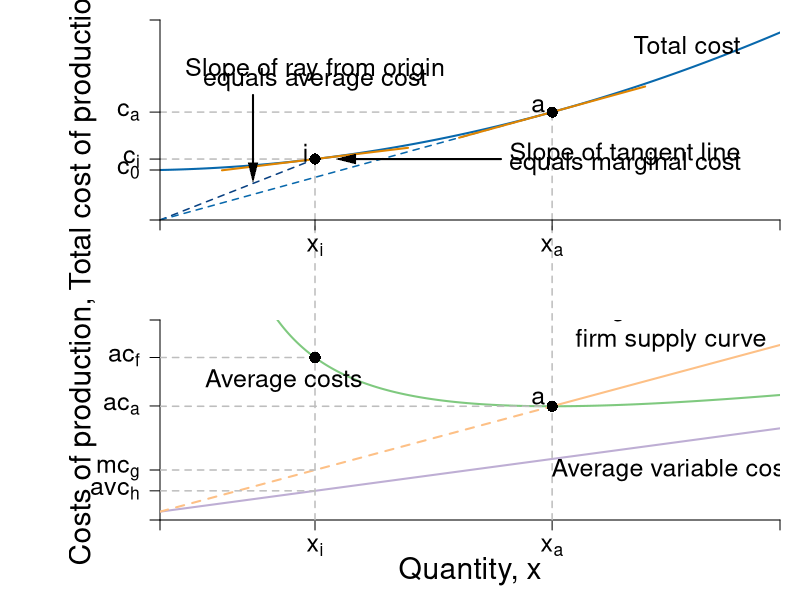

This chart was generated by the following R code:
#Graph Designer: Scott Cohn
#Authors: Bowles and Halliday
#Title: Microeconomics: Competition, Conflict and Coordination

require(shape)
pdf(file = "firmmarketsupply/tc_ac_mc_stacked.pdf", width = 9, height = 12)

#Set parameters for graphics
axislabelsize <- 1.8
labelsize <- 1.5
namesize <- 1.8
annotatesize <- 1.5
graphlinewidth <- 2
segmentlinewidth <- 1.5

COL <- c("#7fc97f", "#beaed4", "#fdc086", "#ffff99", "#386cb0", "#f0027f", "#bf5b17", "#666666")
COLA <- c("#99d8c9","#66c2a4","#41ae76", "#238b45", "#005824")
COLB <- c("#4eb3d3", "#2b8cbe", "#0868ac","#084081")

#Edited the margins to cater for the larger LHS labels
par(mar =  c(4, 8, 1, 1), mfrow = c(2, 1))


totalcost <- function(x, c0 = 10, c1 = 2, c2 = 0.5){
  c0 + c1*x + c2*x^2
}

avgcost <- function(x, c0 = 10, c1 = 2, c2 = 0.5){
  totalcost/x
}

avgvarcost <- function(x,  c1 = 0.05, c2 = 0.05){
  (c1*x + c2*x^2)/x
}

marginalcost <- function(x, c1 = 2, c2 = 0.5){
  c1 + 2*c2*x
}

mcline <- function(x, constant = 0.3181472, slope = 0.125){
  constant + slope*x
}

isocost <- function(l, c = 10, w = 1, r = 1) {
  c - (w/r)*l
}


isoquant <- function(l, alpha = 0.5, x = 5) {
  (x / l^alpha)^(1/(1 - alpha))
}

# total cost --------------------------------------------------------------


xlims <- c(0, 10)
ylims <- c(0, 8)

npts <- 501 
x <- seq(xlims[1], xlims[2], length.out = npts)
y <- seq(ylims[1], ylims[2], length.out = npts) 
a <- c(13, 16.75, 19.25)

plot(0, 0, xlim = xlims, ylim = ylims, type = "n",
     xlab = expression(paste("")),
     ylab = expression(paste("")), 
     xaxt = "n", 
     yaxt = "n", 
     cex.lab = axislabelsize, 
     bty = "n",
     xaxs = "i", 
     yaxs = "i")

# Choose x_i

i <- c(2, 2.5, 3, 3.5, 4)
xi <- i[2]

ticksy <- c(0, 2, totalcost(x = xi, c0 = 2, c1 = 0.05, c2 = 0.05), totalcost(x = 6.32456, c0 = 2, c1 = 0.05, c2 = 0.05), ylims[2])
ylabels <- c(NA, expression(paste(c[0])), expression(paste(c[i])), expression(paste(c[a])), NA)
ticksx <- c(0, xi, 6.32456, xlims[2])
xlabels <- c(NA, expression(paste(x[i])), expression(paste(x[a])), NA)

npts <- 500 
xx1 <- seq(xlims[1], xlims[2], length.out = npts)
xx3 <- seq(xi - 1.5, xi + 1.5, length.out = npts)
xx4 <- seq(4.82456, 7.82456, length.out = npts)


lines(xx1, totalcost(xx1, c0 = 2, c1 = 0.05, c2 = 0.05), col = COLB[3], lwd = graphlinewidth)

#Label the axes
#mtext(expression(paste("Quantity of output, ", x)), side = 1, line = 2.5, cex = axislabelsize)
text(-1.25, 0.5*ylims[2], expression(paste("Total cost of production, ", c)), xpd = TRUE, cex = axislabelsize, srt = 90) 

#Draw segments for average cost
segments(0, totalcost(x = xi, c0 = 2, c1 = 0.05, c2 = 0.05), xi, totalcost(x = xi, c0 = 2, c1 = 0.05, c2 = 0.05), lty = 2, col = "gray" , lwd = segmentlinewidth)
segments(xi, -20, xi, totalcost(x = xi, c0 = 2, c1 = 0.05, c2 = 0.05), lty = 2, col = "gray" , lwd = segmentlinewidth, xpd = TRUE)

segments(0, totalcost(x = 6.32456, c0 = 2, c1 = 0.05, c2 = 0.05), 6.32456, totalcost(x = 6.32456, c0 = 2, c1 = 0.05, c2 = 0.05), lty = 2, col = "gray" , lwd = segmentlinewidth)
segments(6.32456, -20, 6.32456, totalcost(x = 6.32456, c0 = 2, c1 = 0.05, c2 = 0.05), lty = 2, col = "gray" , lwd = segmentlinewidth, xpd = TRUE)

segments(0, 0, xi, totalcost(x = xi, c0 = 2, c1 = 0.05, c2 = 0.05), lty = 2, col = COLB[4] , lwd = segmentlinewidth)
segments(0, 0, 6.32456, totalcost(x = 6.32456, c0 = 2, c1 = 0.05, c2 = 0.05), lty = 2, col = COLB[3] , lwd = segmentlinewidth)

lines(xx3, mcline(xx3, constant = totalcost(x = xi, c0 = 2, c1 = 0.05, c2 = 0.05) - xi*marginalcost(x = xi, c1 = 0.05, c2 = 0.05), slope = marginalcost(x = xi, c1 = 0.05, c2 = 0.05)), 
      col = "#E18500", lty = 1, lwd = graphlinewidth)
lines(xx4, mcline(xx4, constant = totalcost(x = 6.32456, c0 = 2, c1 = 0.05, c2 = 0.05) - 6.32456*marginalcost(x = 6.32456, c1 = 0.05, c2 = 0.05), slope = marginalcost(x = 6.32456, c1 = 0.05, c2 = 0.05)), 
      col = "#E18500", lty = 1, lwd = graphlinewidth)

points(xi, totalcost(x = xi, c0 = 2, c1 = 0.05, c2 = 0.05), pch = 16, col = "black", cex = 1.5)
text(xi - 0.15, totalcost(x = xi, c0 = 2, c1 = 0.05, c2 = 0.05) + 0.25, expression("i"), cex = annotatesize)

points(6.32456, totalcost(x = 6.32456, c0 = 2, c1 = 0.05, c2 = 0.05), pch = 16, col = "black", cex = 1.5)
text(6.1, totalcost(x = 6.32456, c0 = 2, c1 = 0.05, c2 = 0.05) + 0.25, expression("a"), cex = annotatesize)

#Marginal Cost
text(7.5, totalcost(x = xi, c0 = 2, c1 = 0.05, c2 = 0.05) + 0.2, expression(paste("Slope of tangent line")), cex = annotatesize)
text(7.5, totalcost(x = xi, c0 = 2, c1 = 0.05, c2 = 0.05) - 0.2, expression(paste("equals marginal cost")), cex = annotatesize)
Arrows(5.5, totalcost(x = xi, c0 = 2, c1 = 0.05, c2 = 0.05), xi + 0.5, totalcost(x = xi, c0 = 2, c1 = 0.05, c2 = 0.05) , col = "black", lty = 1, lwd = 2, arr.type = "triangle", arr.lwd = 0.5)

#Label the cost curve
text(8.5, 7, expression("Total cost"), cex = annotatesize)
#text(11.5, 13.5, expression(paste(tc(x) == c[0] + c[1]*x + c[2]*x^2)), cex = annotatesize)

#Average Cost
text(2.5, 6.0, expression(paste("Slope of ray from origin")), cex = annotatesize)
text(2.5, 5.6, expression(paste("equals average cost")), cex = annotatesize)
Arrows(1.5, 5, 1.5, 1.9, col = "black", lty = 1, lwd = 2, arr.type = "triangle", arr.lwd = 0.5)


axis(1, at = ticksx, pos = 0, labels = xlabels, cex.axis = labelsize)
axis(2, at = ticksy, pos = 0, labels = ylabels, las = 1, cex.axis = labelsize)

# ac & mc -----------------------------------------------------------------

avgcost <- function(x,  c0 = 2, c1 = 0.05, c2 = 0.05){
  (c0 + c1*x + c2*x^2)/x
}

marginalcost <- function(x, c1 = 0.05, c2 = 0.05){
  c1 + 2*c2*x
}

xlims <- c(0, 10)
ylims <- c(0, 1.2)

npts <- 501 
x <- seq(xlims[1], xlims[2], length.out = npts)
y <- seq(ylims[1], ylims[2], length.out = npts) 
a <- c(13, 16.75, 19.25)

plot(0, 0, xlim = xlims, ylim = ylims, type = "n",
     xlab = expression(paste("")),
     ylab = expression(paste("")), 
     xaxt = "n", 
     yaxt = "n", 
     cex.lab = axislabelsize, 
     bty = "n",
     xaxs = "i", 
     yaxs = "i")


ticksy <- c(0, avgvarcost(x = xi), marginalcost(x = xi), avgcost(6.82456), avgcost(x = xi), ylims[2])
ylabels <- c(NA, expression(paste(avc[h])), expression(paste(mc[g])), expression(paste(ac[a])), expression(paste(ac[f])), NA)
ticksx <- c(0, xi, 6.32456, xlims[2])
xlabels <- c(NA, expression(paste(x[i])), expression(paste(x[a])), NA)


axis(1, at = ticksx, pos = 0, labels = xlabels, cex.axis = labelsize)
axis(2, at = ticksy, pos = 0, labels = ylabels, las = 1, cex.axis = labelsize)

npts <- 500 
xx1 <- seq(xlims[1], xlims[2], length.out = npts)
xx3 <- seq(4, 8, length.out = npts)
xx4 <- seq(xlims[1], 6.32456, length.out = npts)
xx5 <- seq(6.32456, xlims[2], length.out = npts)

lines(xx1, avgcost(xx1, c0 = 2, c1 = 0.05, c2 = 0.05), col = COL[1], lwd = graphlinewidth)
lines(xx1, avgvarcost(xx1, c1 = 0.05, c2 = 0.05), col = COL[2], lwd = graphlinewidth)
lines(xx4, marginalcost(xx4, c1 = 0.05, c2 = 0.05), lty = 2, col = COL[3], lwd = graphlinewidth)
lines(xx5, marginalcost(xx5, c1 = 0.05, c2 = 0.05), col = COL[3], lwd = graphlinewidth)

#Label the axes
mtext(expression(paste("Quantity, ", x)), side = 1, line = 2.5, cex = axislabelsize)
text(-1.25, 0.5*ylims[2], expression(paste("Costs of production, ", c)), xpd = TRUE, cex = axislabelsize, srt = 90) 


#Draw segments for average cost
segments(0, avgcost(x = xi, c0 = 2, c1 = 0.05, c2 = 0.05), xi, avgcost(x = xi, c0 = 2, c1 = 0.05, c2 = 0.05), lty = 2, col = "gray" , lwd = segmentlinewidth)
segments(xi, 0, xi, avgcost(x = xi) + 10, lty = 2, col = "gray" , lwd = segmentlinewidth, xpd = TRUE)
segments(0, marginalcost(x = xi), xi, marginalcost(x = xi), lty = 2, col = "gray" , lwd = segmentlinewidth)
segments(0, avgvarcost(x = xi), xi, avgvarcost(x = xi), lty = 2, col = "gray" , lwd = segmentlinewidth)
points(xi, avgcost(x = xi, c0 = 2, c1 = 0.05, c2 = 0.05), pch = 16, col = "black", cex = 1.5)
# 
# text(xi + 0.2, avgcost(x = xi) + 0.05, expression(paste("f")), cex = labelsize)
# points(xi, avgcost(x = xi), pch = 16, col = "black", cex = 1.5)
# 
# text(xi + 0.2, marginalcost(x = xi) - 0.05, expression(paste("g")), cex = labelsize)
# points(xi, marginalcost(x = xi), pch = 16, col = "black", cex = 1.5)
# 
# text(xi + 0.2, avgvarcost(x = xi) - 0.05, expression(paste("h")), cex = labelsize)
# points(xi, avgvarcost(x = xi), pch = 16, col = "black", cex = 1.5)

#Label the cost curve
text(12.7, 12, expression("Total cost"), cex = labelsize)
#text(12.5, 13.5, expression(paste(tc(x) == c[0] + c[1]*x + c[2]*x^2)), cex = annotatesize)

#Average Cost
text(2, avgcost(x = 3.2), expression(paste("Average costs")), cex = labelsize)
#text(3.75, avgcost(x = 3.2) + 0.67, expression(paste(ac(x) == frac(c[0],x) + c[1] + c[2]*x)), cex = annotatesize)

#Average cost minimum
segments(0, avgcost(x = 6.32456), 6.32456, avgcost(x = 6.32456), lty = 2, col = "gray" , lwd = segmentlinewidth)
segments(6.32456, 0, 6.32456, 2, lty = 2, col = "gray" , lwd = segmentlinewidth, xpd = TRUE)
text(6.1, avgcost(x = 6.32456) + 0.05, expression(paste("a")), cex = annotatesize)
points(6.32456, avgcost(x = 6.32456), pch = 16, col = "black", cex = 1.5)


#Marginal Cost
text(8.25, marginalcost(x = 8.25) + 0.2, expression(paste("Marginal cost and \n firm supply curve")), cex = annotatesize)
#text(11, marginalcost(x = 12) + 0.2, expression(paste(mc(x) == c[1] + 2*c[2]*x)), cex = annotatesize)

#Average Variable Cost
text(8.25, avgvarcost(x = 8) - 0.15, expression(paste("Average variable cost")), cex = annotatesize)
#text(12, avgvarcost(x = 12) - 0.325, expression(paste(avc(x) == c[1] + c[2]*x)), cex = annotatesize)


dev.off()
